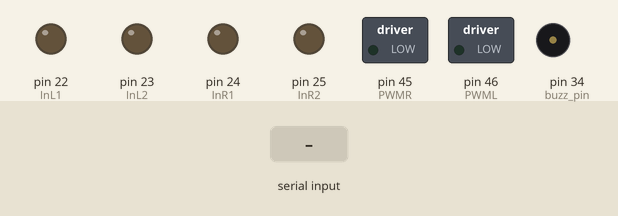
Recording of a sketch running on a simulated Arduino Mega 2560, built with avr-gcc and run on an emulated ATmega2560. Shown: switched loads named in the sketch (green lamp = pin HIGH), output pins drawn as LEDs (lit = HIGH), buzzer (waves = sounding, pin HIGH). The inputs (shaded band) are chosen by the test bench.

Above: at 2.7 s.
2.8 s: "1" received over the second serial link
At 3.2 s:
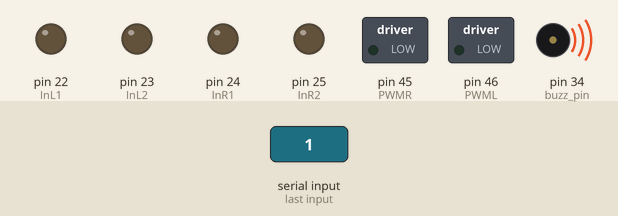
At 4.7 s:
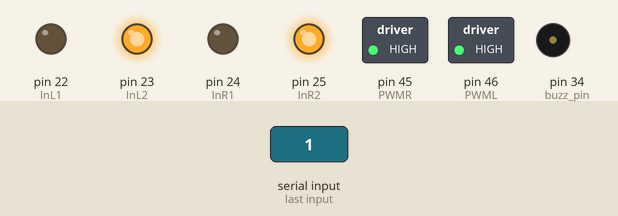
5.3 s: "2" received over the second serial link
At 8.5 s:
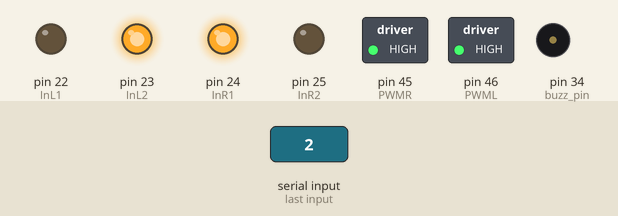
Timing chart, 0 to 10.0 s (numbered marks = the images above; inputs shaded):
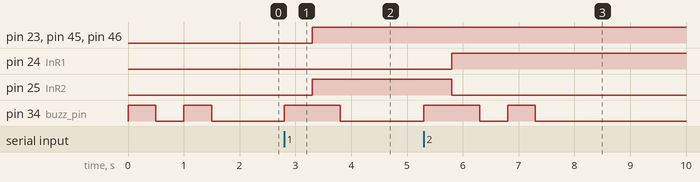

Measured:
- after the input at 2.8 s, pin 23 (InL2), pin 25 (InR2), pin 45 (PWMR), pin 46 (PWML): LOW → HIGH after 0.50 s; pin 34 (buzz_pin): LOW → HIGH at once, → LOW 1.0 s later
- after the input at 5.3 s, pin 24 (InR1): LOW → HIGH after 0.50 s; pin 25 (InR2): HIGH → LOW after 0.50 s; pin 34 (buzz_pin): LOW → HIGH at once, → LOW 1.0 s later, → HIGH 0.50 s later, → LOW 0.50 s later

The sketch:

remote_test.ino
```cpp
#include <Arduino.h>

#define buzz_pin        34                     // Buzzer pin

#define InL1            22                      // motor pin
#define PWML            46                      // PWM motor pin
#define InL2            23                      // motor pin

#define InR1            24                      // motor pin
#define PWMR            45                       // PWM motor pin
#define InR2            25                       // motor pin

unsigned char val;

void motor_init(){
    pinMode(InL1, OUTPUT);
    pinMode(InL2, OUTPUT);
    pinMode(PWML, OUTPUT);

    pinMode(InR1, OUTPUT);
    pinMode(InR2, OUTPUT);
    pinMode(PWMR, OUTPUT);
}

void BUZZ_init(){
      pinMode(buzz_pin, OUTPUT);
      digitalWrite(buzz_pin, LOW);
      digitalWrite(buzz_pin, HIGH);
      delay(500);
      digitalWrite(buzz_pin, LOW);
      delay(500);
      digitalWrite(buzz_pin, HIGH);
      delay(500);
      digitalWrite(buzz_pin, LOW);
}

void motorForwardL(int PWM_val)  {
    analogWrite(PWML, PWM_val);
    digitalWrite(InL1, LOW);
    digitalWrite(InL2, HIGH);
}
void motorReverseL(int PWM_val)  {
    analogWrite(PWML, PWM_val);
    digitalWrite(InL1, HIGH);
    digitalWrite(InL2, LOW);
}

void motorForwardR(int PWM_val)  {
    analogWrite(PWMR, PWM_val);
    digitalWrite(InR1, LOW);
    digitalWrite(InR2, HIGH);
}
void motorReverseR(int PWM_val)  {
    analogWrite(PWMR, PWM_val);
    digitalWrite(InR1, HIGH);
    digitalWrite(InR2, LOW);
}

void setup() {
  // put your setup code here, to run once:
  motor_init();
  BUZZ_init();
  Serial3.begin(9600);
}

void loop() {
  // put your main code here, to run repeatedly:
  if(Serial3.available()>0)
  {
      digitalWrite(buzz_pin, HIGH);
      delay(500);
      digitalWrite(buzz_pin, LOW);
    val=Serial3.read();
    if(val==0x31)
    {
      motorForwardL(255);
      motorForwardR(255);
      digitalWrite(buzz_pin, HIGH);
      delay(500);
      digitalWrite(buzz_pin, LOW);
    }
    if(val==0x32)
    {


      motorReverseR(255);
      motorReverseR(255);
      digitalWrite(buzz_pin, HIGH);
      delay(500);
      digitalWrite(buzz_pin, LOW);
      delay(500);
      digitalWrite(buzz_pin, HIGH);
      delay(500);
      digitalWrite(buzz_pin, LOW);
    }
    }
}
```
